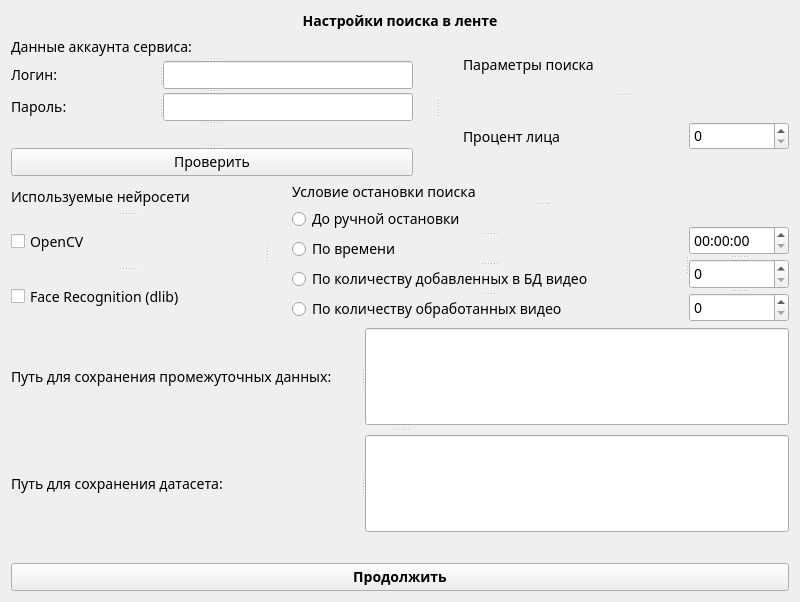
<?xml version="1.0" encoding="UTF-8"?>
<ui version="4.0">
 <class>Form</class>
 <widget class="QWidget" name="Form">
  <property name="geometry">
   <rect>
    <x>0</x>
    <y>0</y>
    <width>800</width>
    <height>602</height>
   </rect>
  </property>
  <property name="windowTitle">
   <string>Form</string>
  </property>
  <property name="styleSheet">
   <string notr="true">QSplitter[objectName*=&quot;b_&quot;] {
	padding: 10px;
	border: 1px solid #000000;
	border-radius: 4px;
}
QLabel[objectName*=&quot;b_&quot;] {
	Font-weight: 600;
	vertical-align:top
}
* {
	font-family:Montserrat;
	font-size:14px;
}



</string>
  </property>
  <property name="locale">
   <locale language="Russian" country="Russia"/>
  </property>
  <layout class="QVBoxLayout" name="verticalLayout">
   <item>
    <widget class="QLabel" name="label_4">
     <property name="maximumSize">
      <size>
       <width>16777215</width>
       <height>30</height>
      </size>
     </property>
     <property name="styleSheet">
      <string notr="true">Font-weight: bold;
</string>
     </property>
     <property name="text">
      <string>Настройки поиска в ленте</string>
     </property>
     <property name="alignment">
      <set>Qt::AlignmentFlag::AlignCenter</set>
     </property>
     <property name="textInteractionFlags">
      <set>Qt::TextInteractionFlag::NoTextInteraction</set>
     </property>
    </widget>
   </item>
   <item>
    <widget class="QSplitter" name="splitter_11">
     <property name="orientation">
      <enum>Qt::Orientation::Horizontal</enum>
     </property>
     <property name="opaqueResize">
      <bool>true</bool>
     </property>
     <property name="handleWidth">
      <number>50</number>
     </property>
     <property name="childrenCollapsible">
      <bool>false</bool>
     </property>
     <widget class="QSplitter" name="b_splitter_account">
      <property name="orientation">
       <enum>Qt::Orientation::Vertical</enum>
      </property>
      <widget class="QLabel" name="b_label_3">
       <property name="maximumSize">
        <size>
         <width>16777215</width>
         <height>30</height>
        </size>
       </property>
       <property name="text">
        <string>Данные аккаунта сервиса:</string>
       </property>
      </widget>
      <widget class="QSplitter" name="splitter">
       <property name="orientation">
        <enum>Qt::Orientation::Horizontal</enum>
       </property>
       <widget class="QLabel" name="label">
        <property name="text">
         <string>Логин:</string>
        </property>
       </widget>
       <widget class="QLineEdit" name="lineEdit_login">
        <property name="maximumSize">
         <size>
          <width>250</width>
          <height>16777215</height>
         </size>
        </property>
       </widget>
      </widget>
      <widget class="QSplitter" name="splitter_2">
       <property name="orientation">
        <enum>Qt::Orientation::Horizontal</enum>
       </property>
       <widget class="QLabel" name="label_2">
        <property name="text">
         <string>Пароль:</string>
        </property>
       </widget>
       <widget class="QLineEdit" name="lineEdit_password">
        <property name="maximumSize">
         <size>
          <width>250</width>
          <height>16777215</height>
         </size>
        </property>
       </widget>
      </widget>
      <widget class="QLabel" name="label_login_error">
       <property name="maximumSize">
        <size>
         <width>16777215</width>
         <height>30</height>
        </size>
       </property>
       <property name="text">
        <string/>
       </property>
      </widget>
      <widget class="QPushButton" name="button_login_test">
       <property name="text">
        <string>Проверить</string>
       </property>
      </widget>
     </widget>
     <widget class="QSplitter" name="b_splitter_search_settings">
      <property name="orientation">
       <enum>Qt::Orientation::Vertical</enum>
      </property>
      <widget class="QLabel" name="b_label_6">
       <property name="text">
        <string>Параметры поиска</string>
       </property>
      </widget>
      <widget class="QSplitter" name="splitter_5">
       <property name="orientation">
        <enum>Qt::Orientation::Vertical</enum>
       </property>
       <widget class="QWidget" name="layoutWidget">
        <layout class="QHBoxLayout" name="horizontalLayout">
         <item>
          <widget class="QLabel" name="label_10">
           <property name="text">
            <string>Процент лица</string>
           </property>
          </widget>
         </item>
         <item>
          <widget class="QSpinBox" name="spinBox">
           <property name="maximumSize">
            <size>
             <width>100</width>
             <height>16777215</height>
            </size>
           </property>
          </widget>
         </item>
        </layout>
       </widget>
      </widget>
     </widget>
    </widget>
   </item>
   <item>
    <widget class="QSplitter" name="splitter_12">
     <property name="orientation">
      <enum>Qt::Orientation::Horizontal</enum>
     </property>
     <property name="handleWidth">
      <number>50</number>
     </property>
     <widget class="QSplitter" name="b_splitter_AI">
      <property name="maximumSize">
       <size>
        <width>16777215</width>
        <height>106</height>
       </size>
      </property>
      <property name="orientation">
       <enum>Qt::Orientation::Vertical</enum>
      </property>
      <widget class="QLabel" name="b_label_5">
       <property name="maximumSize">
        <size>
         <width>16777215</width>
         <height>30</height>
        </size>
       </property>
       <property name="text">
        <string>Используемые нейросети</string>
       </property>
      </widget>
      <widget class="QSplitter" name="splitter_3">
       <property name="orientation">
        <enum>Qt::Orientation::Vertical</enum>
       </property>
       <widget class="QCheckBox" name="checkBox_OpenCV">
        <property name="text">
         <string>OpenCV</string>
        </property>
       </widget>
       <widget class="QCheckBox" name="checkBox_dlib">
        <property name="text">
         <string>Face Recognition (dlib)</string>
        </property>
       </widget>
      </widget>
     </widget>
     <widget class="QSplitter" name="b_splitter_10">
      <property name="maximumSize">
       <size>
        <width>16777215</width>
        <height>16777215</height>
       </size>
      </property>
      <property name="orientation">
       <enum>Qt::Orientation::Vertical</enum>
      </property>
      <widget class="QLabel" name="b_label_7">
       <property name="styleSheet">
        <string notr="true"/>
       </property>
       <property name="text">
        <string>Условие остановки поиска</string>
       </property>
      </widget>
      <widget class="QSplitter" name="splitter_8">
       <property name="orientation">
        <enum>Qt::Orientation::Horizontal</enum>
       </property>
       <widget class="QSplitter" name="splitter_4">
        <property name="orientation">
         <enum>Qt::Orientation::Vertical</enum>
        </property>
        <widget class="QRadioButton" name="radio_no_limit">
         <property name="text">
          <string>До ручной остановки</string>
         </property>
        </widget>
        <widget class="QRadioButton" name="radio_time_limit">
         <property name="text">
          <string>По времени</string>
         </property>
        </widget>
        <widget class="QRadioButton" name="radio_add_limit">
         <property name="text">
          <string>По количеству добавленных в БД видео</string>
         </property>
        </widget>
        <widget class="QRadioButton" name="radio_check_limit">
         <property name="text">
          <string>По количеству обработанных видео</string>
         </property>
        </widget>
       </widget>
       <widget class="QSplitter" name="splitter_6">
        <property name="styleSheet">
         <string notr="true">QSplitter {
	padding-top: 20px
}</string>
        </property>
        <property name="orientation">
         <enum>Qt::Orientation::Vertical</enum>
        </property>
        <widget class="QTimeEdit" name="timeEdit_time_limit">
         <property name="sizePolicy">
          <sizepolicy hsizetype="Preferred" vsizetype="Fixed">
           <horstretch>0</horstretch>
           <verstretch>0</verstretch>
          </sizepolicy>
         </property>
         <property name="maximumSize">
          <size>
           <width>100</width>
           <height>16777215</height>
          </size>
         </property>
         <property name="layoutDirection">
          <enum>Qt::LayoutDirection::LeftToRight</enum>
         </property>
         <property name="alignment">
          <set>Qt::AlignmentFlag::AlignLeading|Qt::AlignmentFlag::AlignLeft|Qt::AlignmentFlag::AlignVCenter</set>
         </property>
         <property name="keyboardTracking">
          <bool>false</bool>
         </property>
         <property name="currentSection">
          <enum>QDateTimeEdit::Section::HourSection</enum>
         </property>
         <property name="displayFormat">
          <string notr="true">HH:mm:ss</string>
         </property>
        </widget>
        <widget class="QSpinBox" name="spinBox_add_limit">
         <property name="maximumSize">
          <size>
           <width>100</width>
           <height>16777215</height>
          </size>
         </property>
        </widget>
        <widget class="QSpinBox" name="spinBox_check_limit">
         <property name="maximumSize">
          <size>
           <width>100</width>
           <height>16777215</height>
          </size>
         </property>
        </widget>
       </widget>
      </widget>
     </widget>
    </widget>
   </item>
   <item>
    <widget class="QSplitter" name="b_spliter_paths">
     <property name="maximumSize">
      <size>
       <width>855</width>
       <height>80</height>
      </size>
     </property>
     <property name="orientation">
      <enum>Qt::Orientation::Vertical</enum>
     </property>
     <property name="handleWidth">
      <number>10</number>
     </property>
     <property name="childrenCollapsible">
      <bool>true</bool>
     </property>
     <widget class="QSplitter" name="splitter_7">
      <property name="orientation">
       <enum>Qt::Orientation::Horizontal</enum>
      </property>
      <widget class="QLabel" name="label_8">
       <property name="maximumSize">
        <size>
         <width>350</width>
         <height>16777215</height>
        </size>
       </property>
       <property name="text">
        <string>Путь для сохранения промежуточных данных:</string>
       </property>
      </widget>
      <widget class="QLineEdit" name="lineEdit_buff_path">
       <property name="maximumSize">
        <size>
         <width>500</width>
         <height>16777215</height>
        </size>
       </property>
      </widget>
     </widget>
     <widget class="QSplitter" name="splitter_9">
      <property name="orientation">
       <enum>Qt::Orientation::Horizontal</enum>
      </property>
      <widget class="QLabel" name="label_9">
       <property name="maximumSize">
        <size>
         <width>350</width>
         <height>16777215</height>
        </size>
       </property>
       <property name="text">
        <string>Путь для сохранения датасета:</string>
       </property>
      </widget>
      <widget class="QLineEdit" name="lineEdit_save_path">
       <property name="maximumSize">
        <size>
         <width>500</width>
         <height>16777215</height>
        </size>
       </property>
      </widget>
     </widget>
    </widget>
   </item>
   <item>
    <widget class="QLabel" name="label_general_error">
     <property name="maximumSize">
      <size>
       <width>16777215</width>
       <height>40</height>
      </size>
     </property>
     <property name="text">
      <string/>
     </property>
    </widget>
   </item>
   <item>
    <widget class="QPushButton" name="button_next">
     <property name="maximumSize">
      <size>
       <width>10000</width>
       <height>50</height>
      </size>
     </property>
     <property name="styleSheet">
      <string notr="true">Font-weight: bold;</string>
     </property>
     <property name="text">
      <string>Продолжить</string>
     </property>
    </widget>
   </item>
  </layout>
 </widget>
 <resources/>
 <connections/>
</ui>
